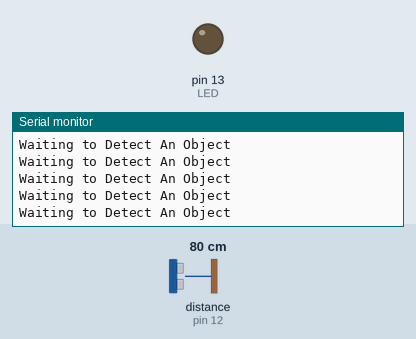
Recording of a sketch running on a simulated Arduino Uno, built with avr-gcc and run on an emulated ATmega328P. Parts: output pins drawn as LEDs (lit = HIGH), the last lines printed to the serial monitor. Wiring (inferred from the names in the program): ultrasonic range finder: trigger pin 11; echo pin 12. The inputs (shaded band) are chosen by the test bench; at power-on: distance to the obstacle (sensor on pin 12) 80 cm. The echo pulse lasts 58.3 µs per cm; pins used as bus, display or sensor lines are not drawn.

Above: at 1.2 s.
1.3 s: distance to the obstacle (sensor on pin 12) set to 2 cm
At 1.97 s:
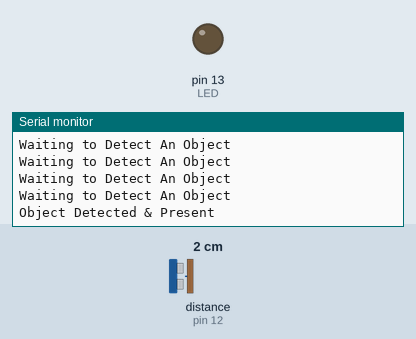
3.7 s: distance to the obstacle (sensor on pin 12) set to 35 cm
At 3.73 s:
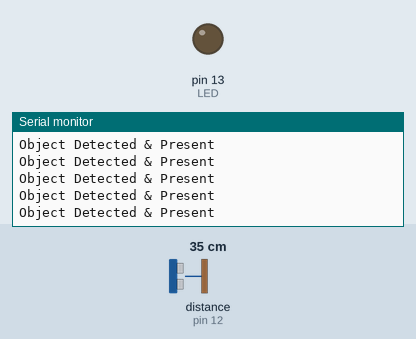

The sketch:

Motion_Sensor_Lab_Practice_4.ino
```cpp
/*
  Ultrasonic Sensor HC-SR04 and Arduino Tutorial
  by Dejan Nedelkovski,
  www.HowToMechatronics.com
*/

// defines pins numbers
const int trigPin = 11;
const int echoPin = 12;
const int LED = 13;
int object_count = 1;
// defines variables
long duration;
int distance;

void setup() {
  // UltraSonoc Pins
  pinMode(trigPin, OUTPUT); // Sets the trigPin as an Output
  pinMode(echoPin, INPUT); // Sets the echoPin as an Input

  // initialize digital pin LED_BUILTIN as an output.
  pinMode(LED, OUTPUT);

  Serial.begin(115200); // Starts the serial communication
}

void loop() {
  // Clears the trigPin
  digitalWrite(trigPin, LOW);
  delayMicroseconds(2);

  // Sets the trigPin on HIGH state for 10 micro seconds
  digitalWrite(trigPin, HIGH);
  delayMicroseconds(250);
  digitalWrite(trigPin, LOW);

  // Reads the echoPin, returns the sound wave travel time in microseconds
  duration = pulseIn(echoPin, HIGH);

  // Calculating the distance
  distance = duration * 0.034 / 2;

  	while(distance > 20) {
      // Clears the trigPin
      digitalWrite(trigPin, LOW);
      delayMicroseconds(2);

      // Sets the trigPin on HIGH state for 10 micro seconds
      digitalWrite(trigPin, HIGH);
      delayMicroseconds(10);
      digitalWrite(trigPin, LOW);

      // Reads the echoPin, returns the sound wave travel time in microseconds
      duration = pulseIn(echoPin, HIGH);

      // Calculating the distance
      distance = duration * 0.034 / 2;

      Serial.println("Waiting to Detect An Object ");
      delay(250);
    }
    while (distance < 20 ){

      // Clears the trigPin
      digitalWrite(trigPin, LOW);
      delayMicroseconds(2);

      // Sets the trigPin on HIGH state for 10 micro seconds
      digitalWrite(trigPin, HIGH);
      delayMicroseconds(250);
      digitalWrite(trigPin, LOW);

      // Reads the echoPin, returns the sound wave travel time in microseconds
      duration = pulseIn(echoPin, HIGH);

      // Calculating the distance
      distance = duration * 0.034 / 2;

       Serial.println("Object Detected & Present");
        delay(250);
        if(distance>20){
          Serial.println("Object Left: ");
          Serial.print(object_count);
          Serial.println(" has passed.");
          object_count++;

        }
    }
}
```

Measured:
- after the input at 1.3 s, the serial monitor: prints a new line after 0.49 s (image 1)
